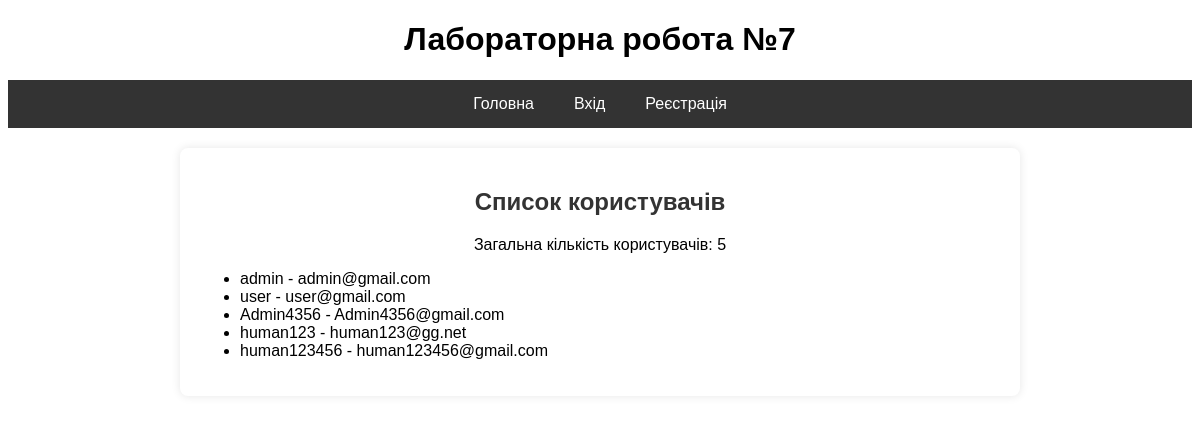
The page / on the database its author committed.
### app/models.py (models this page shows, shortened)
class User(db.Model, UserMixin):
    id = db.Column(db.Integer, primary_key=True)
    username = db.Column(db.String(20), unique=True, nullable=False)
    email = db.Column(db.String(120), unique=True, nullable=False)
    password = db.Column(db.String(60), nullable=False)
    def get_all_users():
        return User.query.all()

### app/views.py (the view)
@bp.route('/')
def index():
    users = User.get_all_users()
    total_users = len(users)
    return render_template('index.html', users=users, total_users=total_users)

### app/templates/index.html (shortened to what this page needs)
{% extends "base.html" %}
{% block content %}
    <h2>Список користувачів</h2>
    <p><center>Загальна кількість користувачів: {{ total_users }}</center></p>
    <ul>
        {% for user in users %}
            <li>{{ user.username }} - {{ user.email }}</li>
        {% endfor %}
    </ul>
{% endblock %}

### app/templates/base.html (shortened to what this page needs)
<!DOCTYPE html>
<html lang="en">
<head>
    <link rel="stylesheet" href="{{ url_for('static', filename='style.css') }}">
</head>
<body>
    <header>
        <h1><center>Лабораторна робота №7</center></h1>
        <nav>
            <ul>
                <li><a href="{{ url_for('main.index') }}">Головна</a></li>
                {% if current_user.is_authenticated %}
                <li><a href="{{ url_for('main.account') }}">Мій аккаунт</a></li>
                    <li><a href="{{ url_for('main.logout') }}">Вихід</a></li>
                {% else %}
                    <li><a href="{{ url_for('main.login') }}">Вхід</a></li>
                    <li><a href="{{ url_for('main.register') }}">Реєстрація</a></li>
                {% endif %}
            </ul>
        </nav>
    </header>
    <main>
        {% block content %}{% endblock %}
    </main>
</body>
</html>

### app/static/style.css (style rules this page uses)
body { font-family: 'Arial', sans-serif; }
main { max-width: 800px; margin: 20px auto; padding: 20px; background-color: #fff; border-radius: 8px; box-shadow: 0 0 10px rgba(0, 0, 0, 0.1); }
nav { background-color: #333; }
nav ul { list-style: none; padding: 0; margin: 0; display: flex; justify-content: center; }
nav li { margin: 0; }
nav a { display: block; padding: 15px 20px; color: #fff; text-decoration: none; transition: background-color 0.3s; }
h2 { text-align: center; color: #333; }

### rows shown on the page
User: username "admin", email "admin@gmail.com"
User: username "user", email "user@gmail.com"
User: username "Admin4356", email "Admin4356@gmail.com"
User: username "human123", email "human123@gg.net"
User: username "human123456", email "human123456@gmail.com"

### other values the page prints
{{ total_users }} "5"
